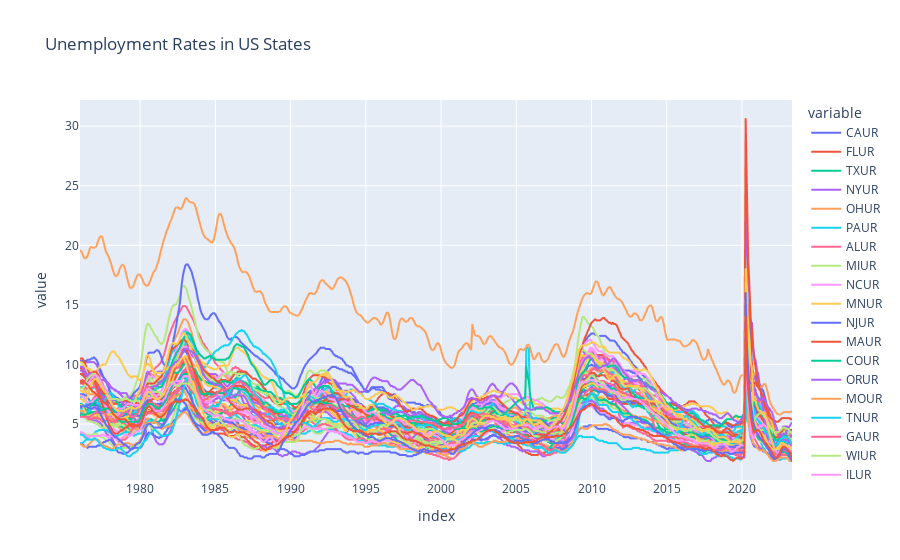

The notebook cell this image was saved under:
### Code cell
px.line(unemp_states,title = "Unemployment Rates in US States")

### Figure 1 — Plotly figure (JSON) as saved in the notebook; plotly's stock layout.template omitted (floating-point values rounded to 4 significant figures; data arrays with more than 128 entries replaced by an {"elided": "..."} marker saying what was removed)
{"data": [{"hovertemplate": "variable=CAUR<br>index=%{x}<br>value=%{y}<extra></extra>", "legendgroup": "CAUR", "line": {"color": "#636efa", "dash": "solid"}, "marker": {"symbol": "circle"}, "mode": "lines", "name": "CAUR", "showlegend": true, "type": "scattergl", "x": {"elided": "569 str values"}, "xaxis": "x", "y": {"elided": "569 float values"}, "yaxis": "y"}, {"hovertemplate": "variable=FLUR<br>index=%{x}<br>value=%{y}<extra></extra>", "legendgroup": "FLUR", "line": {"color": "#EF553B", "dash": "solid"}, "marker": {"symbol": "circle"}, "mode": "lines", "name": "FLUR", "showlegend": true, "type": "scattergl", "x": {"elided": "569 str values"}, "xaxis": "x", "y": {"elided": "569 float values"}, "yaxis": "y"}, {"hovertemplate": "variable=TXUR<br>index=%{x}<br>value=%{y}<extra></extra>", "legendgroup": "TXUR", "line": {"color": "#00cc96", "dash": "solid"}, "marker": {"symbol": "circle"}, "mode": "lines", "name": "TXUR", "showlegend": true, "type": "scattergl", "x": {"elided": "569 str values"}, "xaxis": "x", "y": {"elided": "569 float values"}, "yaxis": "y"}, {"hovertemplate": "variable=NYUR<br>index=%{x}<br>value=%{y}<extra></extra>", "legendgroup": "NYUR", "line": {"color": "#ab63fa", "dash": "solid"}, "marker": {"symbol": "circle"}, "mode": "lines", "name": "NYUR", "showlegend": true, "type": "scattergl", "x": {"elided": "569 str values"}, "xaxis": "x", "y": {"elided": "569 float values"}, "yaxis": "y"}, {"hovertemplate": "variable=OHUR<br>index=%{x}<br>value=%{y}<extra></extra>", "legendgroup": "OHUR", "line": {"color": "#FFA15A", "dash": "solid"}, "marker": {"symbol": "circle"}, "mode": "lines", "name": "OHUR", "showlegend": true, "type": "scattergl", "x": {"elided": "569 str values"}, "xaxis": "x", "y": {"elided": "569 float values"}, "yaxis": "y"}, {"hovertemplate": "variable=PAUR<br>index=%{x}<br>value=%{y}<extra></extra>", "legendgroup": "PAUR", "line": {"color": "#19d3f3", "dash": "solid"}, "marker": {"symbol": "circle"}, "mode": "lines", "name": "PAUR", "showlegend": true, "type": "scattergl", "x": {"elided": "569 str values"}, "xaxis": "x", "y": {"elided": "569 float values"}, "yaxis": "y"}, {"hovertemplate": "variable=ALUR<br>index=%{x}<br>value=%{y}<extra></extra>", "legendgroup": "ALUR", "line": {"color": "#FF6692", "dash": "solid"}, "marker": {"symbol": "circle"}, "mode": "lines", "name": "ALUR", "showlegend": true, "type": "scattergl", "x": {"elided": "569 str values"}, "xaxis": "x", "y": {"elided": "569 float values"}, "yaxis": "y"}, {"hovertemplate": "variable=MIUR<br>index=%{x}<br>value=%{y}<extra></extra>", "legendgroup": "MIUR", "line": {"color": "#B6E880", "dash": "solid"}, "marker": {"symbol": "circle"}, "mode": "lines", "name": "MIUR", "showlegend": true, "type": "scattergl", "x": {"elided": "569 str values"}, "xaxis": "x", "y": {"elided": "569 float values"}, "yaxis": "y"}, {"hovertemplate": "variable=NCUR<br>index=%{x}<br>value=%{y}<extra></extra>", "legendgroup": "NCUR", "line": {"color": "#FF97FF", "dash": "solid"}, "marker": {"symbol": "circle"}, "mode": "lines", "name": "NCUR", "showlegend": true, "type": "scattergl", "x": {"elided": "569 str values"}, "xaxis": "x", "y": {"elided": "569 float values"}, "yaxis": "y"}, {"hovertemplate": "variable=MNUR<br>index=%{x}<br>value=%{y}<extra></extra>", "legendgroup": "MNUR", "line": {"color": "#FECB52", "dash": "solid"}, "marker": {"symbol": "circle"}, "mode": "lines", "name": "MNUR", "showlegend": true, "type": "scattergl", "x": {"elided": "569 str values"}, "xaxis": "x", "y": {"elided": "569 float values"}, "yaxis": "y"}, {"hovertemplate": "variable=NJUR<br>index=%{x}<br>value=%{y}<extra></extra>", "legendgroup": "NJUR", "line": {"color": "#636efa", "dash": "solid"}, "marker": {"symbol": "circle"}, "mode": "lines", "name": "NJUR", "showlegend": true, "type": "scattergl", "x": {"elided": "569 str values"}, "xaxis": "x", "y": {"elided": "569 float values"}, "yaxis": "y"}, {"hovertemplate": "variable=MAUR<br>index=%{x}<br>value=%{y}<extra></extra>", "legendgroup": "MAUR", "line": {"color": "#EF553B", "dash": "solid"}, "marker": {"symbol": "circle"}, "mode": "lines", "name": "MAUR", "showlegend": true, "type": "scattergl", "x": {"elided": "569 str values"}, "xaxis": "x", "y": {"elided": "569 float values"}, "yaxis": "y"}, {"hovertemplate": "variable=COUR<br>index=%{x}<br>value=%{y}<extra></extra>", "legendgroup": "COUR", "line": {"color": "#00cc96", "dash": "solid"}, "marker": {"symbol": "circle"}, "mode": "lines", "name": "COUR", "showlegend": true, "type": "scattergl", "x": {"elided": "569 str values"}, "xaxis": "x", "y": {"elided": "569 float values"}, "yaxis": "y"}, {"hovertemplate": "variable=ORUR<br>index=%{x}<br>value=%{y}<extra></extra>", "legendgroup": "ORUR", "line": {"color": "#ab63fa", "dash": "solid"}, "marker": {"symbol": "circle"}, "mode": "lines", "name": "ORUR", "showlegend": true, "type": "scattergl", "x": {"elided": "569 str values"}, "xaxis": "x", "y": {"elided": "569 float values"}, "yaxis": "y"}, {"hovertemplate": "variable=MOUR<br>index=%{x}<br>value=%{y}<extra></extra>", "legendgroup": "MOUR", "line": {"color": "#FFA15A", "dash": "solid"}, "marker": {"symbol": "circle"}, "mode": "lines", "name": "MOUR", "showlegend": true, "type": "scattergl", "x": {"elided": "569 str values"}, "xaxis": "x", "y": {"elided": "569 float values"}, "yaxis": "y"}, {"hovertemplate": "variable=TNUR<br>index=%{x}<br>value=%{y}<extra></extra>", "legendgroup": "TNUR", "line": {"color": "#19d3f3", "dash": "solid"}, "marker": {"symbol": "circle"}, "mode": "lines", "name": "TNUR", "showlegend": true, "type": "scattergl", "x": {"elided": "569 str values"}, "xaxis": "x", "y": {"elided": "569 float values"}, "yaxis": "y"}, {"hovertemplate": "variable=GAUR<br>index=%{x}<br>value=%{y}<extra></extra>", "legendgroup": "GAUR", "line": {"color": "#FF6692", "dash": "solid"}, "marker": {"symbol": "circle"}, "mode": "lines", "name": "GAUR", "showlegend": true, "type": "scattergl", "x": {"elided": "569 str values"}, "xaxis": "x", "y": {"elided": "569 float values"}, "yaxis": "y"}, {"hovertemplate": "variable=WIUR<br>index=%{x}<br>value=%{y}<extra></extra>", "legendgroup": "WIUR", "line": {"color": "#B6E880", "dash": "solid"}, "marker": {"symbol": "circle"}, "mode": "lines", "name": "WIUR", "showlegend": true, "type": "scattergl", "x": {"elided": "569 str values"}, "xaxis": "x", "y": {"elided": "569 float values"}, "yaxis": "y"}, {"hovertemplate": "variable=ILUR<br>index=%{x}<br>value=%{y}<extra></extra>", "legendgroup": "ILUR", "line": {"color": "#FF97FF", "dash": "solid"}, "marker": {"symbol": "circle"}, "mode": "lines", "name": "ILUR", "showlegend": true, "type": "scattergl", "x": {"elided": "569 str values"}, "xaxis": "x", "y": {"elided": "569 float values"}, "yaxis": "y"}, {"hovertemplate": "variable=AZUR<br>index=%{x}<br>value=%{y}<extra></extra>", "legendgroup": "AZUR", "line": {"color": "#FECB52", "dash": "solid"}, "marker": {"symbol": "circle"}, "mode": "lines", "name": "AZUR", "showlegend": true, "type": "scattergl", "x": {"elided": "569 str values"}, "xaxis": "x", "y": {"elided": "569 float values"}, "yaxis": "y"}, {"hovertemplate": "variable=WVUR<br>index=%{x}<br>value=%{y}<extra></extra>", "legendgroup": "WVUR", "line": {"color": "#636efa", "dash": "solid"}, "marker": {"symbol": "circle"}, "mode": "lines", "name": "WVUR", "showlegend": true, "type": "scattergl", "x": {"elided": "569 str values"}, "xaxis": "x", "y": {"elided": "569 float values"}, "yaxis": "y"}, {"hovertemplate": "variable=NMUR<br>index=%{x}<br>value=%{y}<extra></extra>", "legendgroup": "NMUR", "line": {"color": "#EF553B", "dash": "solid"}, "marker": {"symbol": "circle"}, "mode": "lines", "name": "NMUR", "showlegend": true, "type": "scattergl", "x": {"elided": "569 str values"}, "xaxis": "x", "y": {"elided": "569 float values"}, "yaxis": "y"}, {"hovertemplate": "variable=ARUR<br>index=%{x}<br>value=%{y}<extra></extra>", "legendgroup": "ARUR", "line": {"color": "#00cc96", "dash": "solid"}, "marker": {"symbol": "circle"}, "mode": "lines", "name": "ARUR", "showlegend": true, "type": "scattergl", "x": {"elided": "569 str values"}, "xaxis": "x", "y": {"elided": "569 float values"}, "yaxis": "y"}, {"hovertemplate": "variable=OKUR<br>index=%{x}<br>value=%{y}<extra></extra>", "legendgroup": "OKUR", "line": {"color": "#ab63fa", "dash": "solid"}, "marker": {"symbol": "circle"}, "mode": "lines", "name": "OKUR", "showlegend": true, "type": "scattergl", "x": {"elided": "569 str values"}, "xaxis": "x", "y": {"elided": "569 float values"}, "yaxis": "y"}, {"hovertemplate": "variable=VAUR<br>index=%{x}<br>value=%{y}<extra></extra>", "legendgroup": "VAUR", "line": {"color": "#FFA15A", "dash": "solid"}, "marker": {"symbol": "circle"}, "mode": "lines", "name": "VAUR", "showlegend": true, "type": "scattergl", "x": {"elided": "569 str values"}, "xaxis": "x", "y": {"elided": "569 float values"}, "yaxis": "y"}, {"hovertemplate": "variable=LAUR<br>index=%{x}<br>value=%{y}<extra></extra>", "legendgroup": "LAUR", "line": {"color": "#19d3f3", "dash": "solid"}, "marker": {"symbol": "circle"}, "mode": "lines", "name": "LAUR", "showlegend": true, "type": "scattergl", "x": {"elided": "569 str values"}, "xaxis": "x", "y": {"elided": "569 float values"}, "yaxis": "y"}, {"hovertemplate": "variable=CTUR<br>index=%{x}<br>value=%{y}<extra></extra>", "legendgroup": "CTUR", "line": {"color": "#FF6692", "dash": "solid"}, "marker": {"symbol": "circle"}, "mode": "lines", "name": "CTUR", "showlegend": true, "type": "scattergl", "x": {"elided": "569 str values"}, "xaxis": "x", "y": {"elided": "569 float values"}, "yaxis": "y"}, {"hovertemplate": "variable=KYUR<br>index=%{x}<br>value=%{y}<extra></extra>", "legendgroup": "KYUR", "line": {"color": "#B6E880", "dash": "solid"}, "marker": {"symbol": "circle"}, "mode": "lines", "name": "KYUR", "showlegend": true, "type": "scattergl", "x": {"elided": "569 str values"}, "xaxis": "x", "y": {"elided": "569 float values"}, "yaxis": "y"}, {"hovertemplate": "variable=SCUR<br>index=%{x}<br>value=%{y}<extra></extra>", "legendgroup": "SCUR", "line": {"color": "#FF97FF", "dash": "solid"}, "marker": {"symbol": "circle"}, "mode": "lines", "name": "SCUR", "showlegend": true, "type": "scattergl", "x": {"elided": "569 str values"}, "xaxis": "x", "y": {"elided": "569 float values"}, "yaxis": "y"}, {"hovertemplate": "variable=AKUR<br>index=%{x}<br>value=%{y}<extra></extra>", "legendgroup": "AKUR", "line": {"color": "#FECB52", "dash": "solid"}, "marker": {"symbol": "circle"}, "mode": "lines", "name": "AKUR", "showlegend": true, "type": "scattergl", "x": {"elided": "569 str values"}, "xaxis": "x", "y": {"elided": "569 float values"}, "yaxis": "y"}, {"hovertemplate": "variable=MDUR<br>index=%{x}<br>value=%{y}<extra></extra>", "legendgroup": "MDUR", "line": {"color": "#636efa", "dash": "solid"}, "marker": {"symbol": "circle"}, "mode": "lines", "name": "MDUR", "showlegend": true, "type": "scattergl", "x": {"elided": "569 str values"}, "xaxis": "x", "y": {"elided": "569 float values"}, "yaxis": "y"}, {"hovertemplate": "variable=WAUR<br>index=%{x}<br>value=%{y}<extra></extra>", "legendgroup": "WAUR", "line": {"color": "#EF553B", "dash": "solid"}, "marker": {"symbol": "circle"}, "mode": "lines", "name": "WAUR", "showlegend": true, "type": "scattergl", "x": {"elided": "569 str values"}, "xaxis": "x", "y": {"elided": "569 float values"}, "yaxis": "y"}, {"hovertemplate": "variable=MSUR<br>index=%{x}<br>value=%{y}<extra></extra>", "legendgroup": "MSUR", "line": {"color": "#00cc96", "dash": "solid"}, "marker": {"symbol": "circle"}, "mode": "lines", "name": "MSUR", "showlegend": true, "type": "scattergl", "x": {"elided": "569 str values"}, "xaxis": "x", "y": {"elided": "569 float values"}, "yaxis": "y"}, {"hovertemplate": "variable=HIUR<br>index=%{x}<br>value=%{y}<extra></extra>", "legendgroup": "HIUR", "line": {"color": "#ab63fa", "dash": "solid"}, "marker": {"symbol": "circle"}, "mode": "lines", "name": "HIUR", "showlegend": true, "type": "scattergl", "x": {"elided": "569 str values"}, "xaxis": "x", "y": {"elided": "569 float values"}, "yaxis": "y"}, {"hovertemplate": "variable=PRUR<br>index=%{x}<br>value=%{y}<extra></extra>", "legendgroup": "PRUR", "line": {"color": "#FFA15A", "dash": "solid"}, "marker": {"symbol": "circle"}, "mode": "lines", "name": "PRUR", "showlegend": true, "type": "scattergl", "x": {"elided": "569 str values"}, "xaxis": "x", "y": {"elided": "569 float values"}, "yaxis": "y"}, {"hovertemplate": "variable=NDUR<br>index=%{x}<br>value=%{y}<extra></extra>", "legendgroup": "NDUR", "line": {"color": "#19d3f3", "dash": "solid"}, "marker": {"symbol": "circle"}, "mode": "lines", "name": "NDUR", "showlegend": true, "type": "scattergl", "x": {"elided": "569 str values"}, "xaxis": "x", "y": {"elided": "569 float values"}, "yaxis": "y"}, {"hovertemplate": "variable=UTUR<br>index=%{x}<br>value=%{y}<extra></extra>", "legendgroup": "UTUR", "line": {"color": "#FF6692", "dash": "solid"}, "marker": {"symbol": "circle"}, "mode": "lines", "name": "UTUR", "showlegend": true, "type": "scattergl", "x": {"elided": "569 str values"}, "xaxis": "x", "y": {"elided": "569 float values"}, "yaxis": "y"}, {"hovertemplate": "variable=KSUR<br>index=%{x}<br>value=%{y}<extra></extra>", "legendgroup": "KSUR", "line": {"color": "#B6E880", "dash": "solid"}, "marker": {"symbol": "circle"}, "mode": "lines", "name": "KSUR", "showlegend": true, "type": "scattergl", "x": {"elided": "569 str values"}, "xaxis": "x", "y": {"elided": "569 float values"}, "yaxis": "y"}, {"hovertemplate": "variable=IAUR<br>index=%{x}<br>value=%{y}<extra></extra>", "legendgroup": "IAUR", "line": {"color": "#FF97FF", "dash": "solid"}, "marker": {"symbol": "circle"}, "mode": "lines", "name": "IAUR", "showlegend": true, "type": "scattergl", "x": {"elided": "569 str values"}, "xaxis": "x", "y": {"elided": "569 float values"}, "yaxis": "y"}, {"hovertemplate": "variable=INUR<br>index=%{x}<br>value=%{y}<extra></extra>", "legendgroup": "INUR", "line": {"color": "#FECB52", "dash": "solid"}, "marker": {"symbol": "circle"}, "mode": "lines", "name": "INUR", "showlegend": true, "type": "scattergl", "x": {"elided": "569 str values"}, "xaxis": "x", "y": {"elided": "569 float values"}, "yaxis": "y"}, {"hovertemplate": "variable=NEUR<br>index=%{x}<br>value=%{y}<extra></extra>", "legendgroup": "NEUR", "line": {"color": "#636efa", "dash": "solid"}, "marker": {"symbol": "circle"}, "mode": "lines", "name": "NEUR", "showlegend": true, "type": "scattergl", "x": {"elided": "569 str values"}, "xaxis": "x", "y": {"elided": "569 float values"}, "yaxis": "y"}, {"hovertemplate": "variable=NVUR<br>index=%{x}<br>value=%{y}<extra></extra>", "legendgroup": "NVUR", "line": {"color": "#EF553B", "dash": "solid"}, "marker": {"symbol": "circle"}, "mode": "lines", "name": "NVUR", "showlegend": true, "type": "scattergl", "x": {"elided": "569 str values"}, "xaxis": "x", "y": {"elided": "569 float values"}, "yaxis": "y"}, {"hovertemplate": "variable=MTUR<br>index=%{x}<br>value=%{y}<extra></extra>", "legendgroup": "MTUR", "line": {"color": "#00cc96", "dash": "solid"}, "marker": {"symbol": "circle"}, "mode": "lines", "name": "MTUR", "showlegend": true, "type": "scattergl", "x": {"elided": "569 str values"}, "xaxis": "x", "y": {"elided": "569 float values"}, "yaxis": "y"}, {"hovertemplate": "variable=DCUR<br>index=%{x}<br>value=%{y}<extra></extra>", "legendgroup": "DCUR", "line": {"color": "#ab63fa", "dash": "solid"}, "marker": {"symbol": "circle"}, "mode": "lines", "name": "DCUR", "showlegend": true, "type": "scattergl", "x": {"elided": "569 str values"}, "xaxis": "x", "y": {"elided": "569 float values"}, "yaxis": "y"}, {"hovertemplate": "variable=SDUR<br>index=%{x}<br>value=%{y}<extra></extra>", "legendgroup": "SDUR", "line": {"color": "#FFA15A", "dash": "solid"}, "marker": {"symbol": "circle"}, "mode": "lines", "name": "SDUR", "showlegend": true, "type": "scattergl", "x": {"elided": "569 str values"}, "xaxis": "x", "y": {"elided": "569 float values"}, "yaxis": "y"}, {"hovertemplate": "variable=WYUR<br>index=%{x}<br>value=%{y}<extra></extra>", "legendgroup": "WYUR", "line": {"color": "#19d3f3", "dash": "solid"}, "marker": {"symbol": "circle"}, "mode": "lines", "name": "WYUR", "showlegend": true, "type": "scattergl", "x": {"elided": "569 str values"}, "xaxis": "x", "y": {"elided": "569 float values"}, "yaxis": "y"}, {"hovertemplate": "variable=IDUR<br>index=%{x}<br>value=%{y}<extra></extra>", "legendgroup": "IDUR", "line": {"color": "#FF6692", "dash": "solid"}, "marker": {"symbol": "circle"}, "mode": "lines", "name": "IDUR", "showlegend": true, "type": "scattergl", "x": {"elided": "569 str values"}, "xaxis": "x", "y": {"elided": "569 float values"}, "yaxis": "y"}, {"hovertemplate": "variable=DEUR<br>index=%{x}<br>value=%{y}<extra></extra>", "legendgroup": "DEUR", "line": {"color": "#B6E880", "dash": "solid"}, "marker": {"symbol": "circle"}, "mode": "lines", "name": "DEUR", "showlegend": true, "type": "scattergl", "x": {"elided": "569 str values"}, "xaxis": "x", "y": {"elided": "569 float values"}, "yaxis": "y"}, {"hovertemplate": "variable=MEUR<br>index=%{x}<br>value=%{y}<extra></extra>", "legendgroup": "MEUR", "line": {"color": "#FF97FF", "dash": "solid"}, "marker": {"symbol": "circle"}, "mode": "lines", "name": "MEUR", "showlegend": true, "type": "scattergl", "x": {"elided": "569 str values"}, "xaxis": "x", "y": {"elided": "569 float values"}, "yaxis": "y"}, {"hovertemplate": "variable=RIUR<br>index=%{x}<br>value=%{y}<extra></extra>", "legendgroup": "RIUR", "line": {"color": "#FECB52", "dash": "solid"}, "marker": {"symbol": "circle"}, "mode": "lines", "name": "RIUR", "showlegend": true, "type": "scattergl", "x": {"elided": "569 str values"}, "xaxis": "x", "y": {"elided": "569 float values"}, "yaxis": "y"}, {"hovertemplate": "variable=NHUR<br>index=%{x}<br>value=%{y}<extra></extra>", "legendgroup": "NHUR", "line": {"color": "#636efa", "dash": "solid"}, "marker": {"symbol": "circle"}, "mode": "lines", "name": "NHUR", "showlegend": true, "type": "scattergl", "x": {"elided": "569 str values"}, "xaxis": "x", "y": {"elided": "569 float values"}, "yaxis": "y"}, {"hovertemplate": "variable=VTUR<br>index=%{x}<br>value=%{y}<extra></extra>", "legendgroup": "VTUR", "line": {"color": "#EF553B", "dash": "solid"}, "marker": {"symbol": "circle"}, "mode": "lines", "name": "VTUR", "showlegend": true, "type": "scattergl", "x": {"elided": "569 str values"}, "xaxis": "x", "y": {"elided": "569 float values"}, "yaxis": "y"}], "layout": {"legend": {"title": {"text": "variable"}, "tracegroupgap": 0}, "title": {"text": "Unemployment Rates in US States"}, "xaxis": {"anchor": "y", "domain": [0, 1], "title": {"text": "index"}}, "yaxis": {"anchor": "x", "domain": [0, 1], "title": {"text": "value"}}}}
